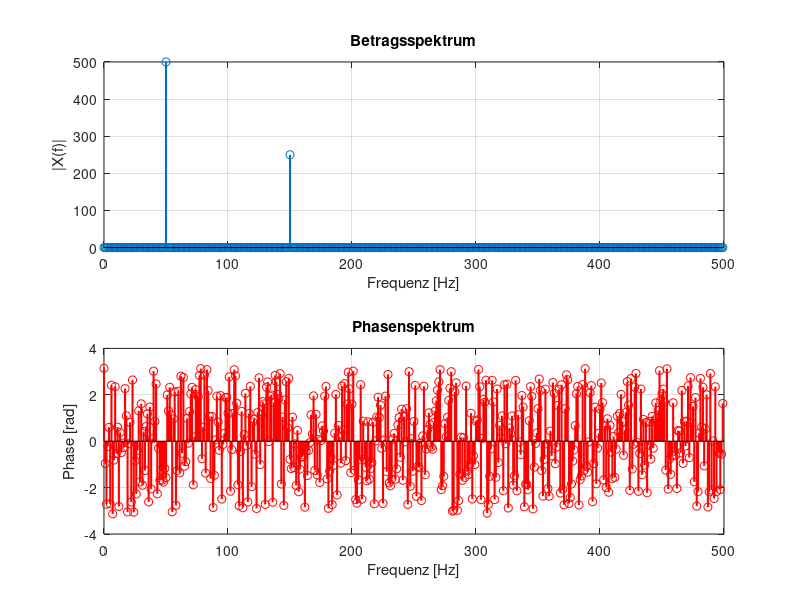

MATLAB code for this plot:
clc; clear; close all;

% Parameter
fs = 1000;                 % Abtastrate [Hz]
T = 1;                     % Signaldauer [s]
t = 0:1/fs:T-1/fs;         % Zeitachse

% Beispielsignal: Überlagerung zweier Sinusse
f1 = 50; f2 = 150; 
x = sin(2*pi*f1*t) + 0.5*sin(2*pi*f2*t + pi/4);

% FFT berechnen
N = length(x);
X = fft(x);
f = (0:N-1)*(fs/N);        % Frequenzachse [Hz]

% Nur erste Hälfte (positive Frequenzen)
halfN = floor(N/2);
X = X(1:halfN);
f = f(1:halfN);

% Betragsspektrum
magX = abs(X);

% Phasenspektrum
phaseX = angle(X);  % Phase in Radiant

% Plots
figure;

subplot(2,1,1);
stem(f, magX, 'LineWidth',1.5);
title('Betragsspektrum');
xlabel('Frequenz [Hz]'); ylabel('|X(f)|');
grid on; xlim([0 fs/2]);

subplot(2,1,2);
stem(f, phaseX, 'r','LineWidth',1.5);
title('Phasenspektrum');
xlabel('Frequenz [Hz]'); ylabel('Phase [rad]');
grid on; xlim([0 fs/2]);
